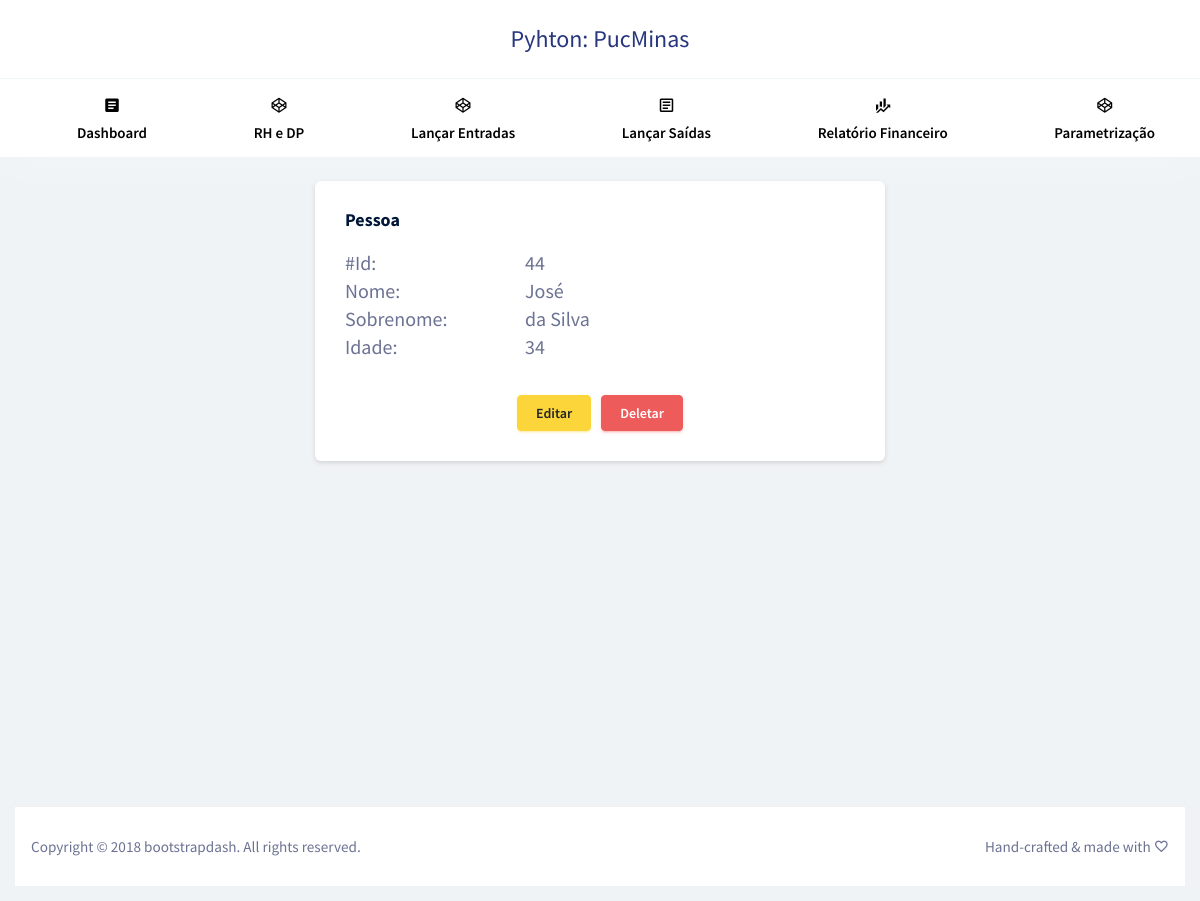
The app's page /pessoa/44/ with its own data.
### aplicacao/models/pessoa.py (models this page shows, shortened)
class Pessoa(models.Model):
	nome = models.CharField(max_length=30)
	sobrenome = models.CharField(max_length=30)
	idade = models.IntegerField(null=True)
	depto_atual = models.ForeignKey(
		Departamento,
		on_delete=models.RESTRICT,
		null=True)
	hist_deptos = models.ManyToManyField(
		Departamento,
		related_name='hist_pessoa_depto')
	depto_chefia = models.ForeignKey(
		Departamento,
		on_delete=models.RESTRICT,
		null=True,
		related_name='chefia_depto')
	ESCOLARIDADE_CHOICES = [
		('NI','Não informado'),
		('EF','Ensino Fundamental'),
		('EM','Ensino Médio'),
		('ES','Ensino Superior'),
	]
	escolaridade = models.CharField(
		max_length=2,
		choices=ESCOLARIDADE_CHOICES,
		default='NI'
	)
	objects = PessoaManager()

### aplicacao/views/view_pessoa.py (the view)
def show(request, id):
    returnedObject = Pessoa.objects.get(pk=id)
    dados = {"returnedObject": returnedObject}
    return render(request, "pessoa/detalhar.html", dados)

### aplicacao/templates/pessoa/detalhar.html (shortened to what this page needs)
{% extends 'layout/app.html' %}
{% block xpto %}
<div class="row justify-content-md-center">
	<div class="col-md-6 grid-margin stretch-card">
		<div class="card">
			<div class="card-body">
				<h4 class="card-title">Pessoa</h4>
                    <div class='row'>
                        <div class='col-4'><h3>#Id: </h3></div>
                        <div class='col-8'><h3>{{returnedObject.id}}</h3></div>
                    </div>
                    <div class='row'>
                        <div class='col-4'><h3>Nome: </h3></div>
                        <div class='col-8'><h3>{{returnedObject.nome}}</h3></div>
                    </div>
                    <div class='row'>
                        <div class='col-4'><h3>Sobrenome: </h3></div>
                        <div class='col-8'><h3>{{returnedObject.sobrenome}}</h3></div>
                    </div>
                    <div class='row'>
                        <div class='col-4'><h3>Idade: </h3></div>
                        <div class='col-8'><h3>{{returnedObject.idade}}</h3></div>
                    </div>
                    <div class='row justify-content-md-center' style="margin-top:30px">
                        <div style="margin-right:10px">
                            <form action="{% url 'pessoa.edit' returnedObject.id %}" method="post">
                                <button type="submit" value="edit" class="btn btn-warning btn-md">Editar</button>
                            </form>
                        </div>
                        <div>
                            <form action="{% url 'pessoa.delete' returnedObject.id %}" method="post">
                                <button type="submit" value="Delete" class="btn btn-danger btn-md">Deletar</button>
                            </form>
                        </div>
                    </div>
			</div>
		</div>
	</div>
</div>
{% endblock %}

### records on screen
Pessoa: id "44", nome "José", sobrenome "da Silva", idade "34"
